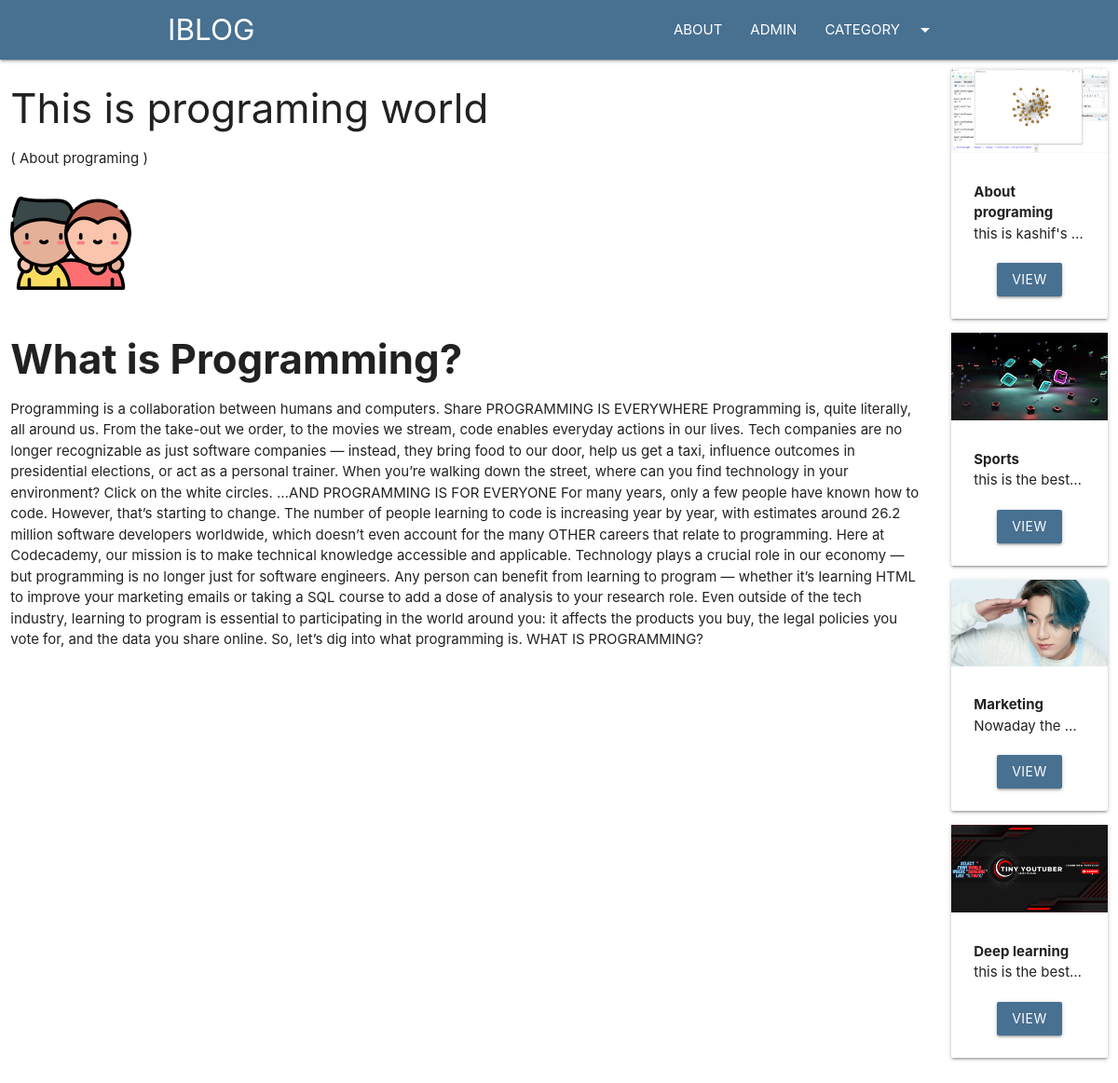
The page /blog/programing on the database its author committed.
### blog/models.py (models this page shows, shortened)
class Post(models.Model):
    post_id=models.AutoField(primary_key=True)
    title=models.CharField(max_length=200)
    content=models.TextField()
    url=models.CharField(max_length=100)
    cat = models.ForeignKey(Category, on_delete=models.CASCADE)
    image=models.ImageField(upload_to='post/')

class Category(models.Model):
    cat_id=models.AutoField(primary_key=True)
    title= models.CharField(max_length=100)
    description= models.TextField()
    url=models.CharField(max_length=100)
    image=models.ImageField(upload_to='category/')
    add_date= models.DateTimeField(auto_now_add=True, null=True)

### blog/views.py (the view)
# urls.py: path('blog/<slug:url>', post),
def post(request , url):
    post=Post.objects.get(url=url)
    cats= Category.objects.all()
    return render(request, 'posts.html' ,{'post':post, 'cats':cats})

### templates/posts.html (shortened to what this page needs)
{% extends 'base.html' %}
{%block content%}
<div class="container-custom">
    <div class="row">
        <div class="col s12 m10">
            <h3>{{post.title}}</h3>
            <p>( {{post.cat.title}} )</p>
            <img src="/media/{{post.image}}" class="responsive-img" alt="">
            <br>
            <p>
                {{post.content|safe}}
            </p>
        </div>
        <div class="col s12 m2">
            {% for cat in cats %}
            <div class="card item" style="margin-left:10px;">
                <div class="img-container">
                    <img src="/media/{{cat.image}}" class="responsive-img" alt="">
                </div>
                <div class="card-content">
                    <b>
                        {{cat.title}}
                    </b>
                    <p class="truncate">{{cat.description}}</p>
                    <div class="container center-align mt20">
                        <a href="/category/{{cat.url}}" class="btn bg-primary">VIEW</a>
                    </div>
                </div>
            </div>
            {%endfor%}
        </div>
    </div>
</div>
{%endblock%}

### blog/static/css/style.css (style rules this page uses)
.bg-primary { background: #477091; }
.mt20 { margin-top: 20px; }
.item { margin-top: 10px; }

### rows shown on the page
Post: title "This is programing world", cat "About programing", image (picture), content "What is Programming? Programming is a collaboration between humans and computers. Share PROGRAMMING IS EVERYWHERE Programming is, quite literally, all around us. From the take-out we order, to the movies we stream, code enables everyday actions in our lives. Tech companies are no longer recognizable as just software companies — instead, they bring food to our door, help us get a taxi, influence outcomes in presidential elections, or act as a personal trainer. When you’re walking down the street, where can you find technology in your environment? Click on the white circles. …AND PROGRAMMING IS FOR EVERYONE For many years, only a few people have known how to code. However, that’s starting to…"
Category: image (picture), title "About programing", description "this is kashif's…"
Category: image (picture), title "Sports", description "this is the best…"
Category: image (picture), title "Marketing", description "Nowaday the…"
Category: image (picture), title "Deep learning", description "this is the best…"
